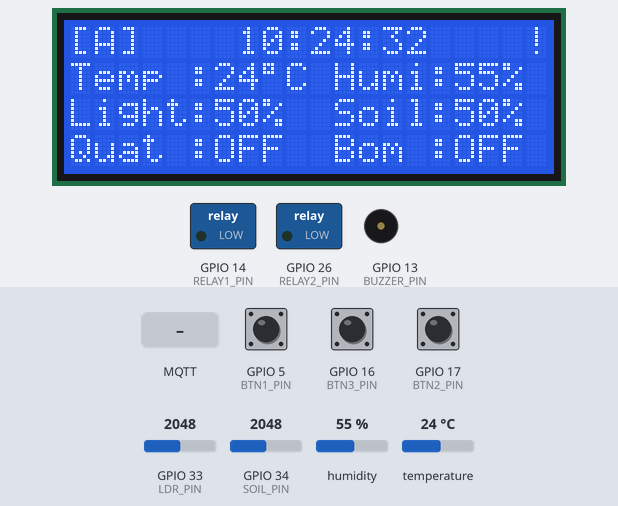
Bench run of a sketch on a simulated ESP32. Parts: 20×4 character LCD, switched loads named in the sketch (green lamp = pin HIGH), buzzer (waves = sounding). The test bench sets the inputs (shaded band); at power-on: GPIO 34 (SOIL_PIN) = 2048, temperature 24 °C, GPIO 5 (BTN1_PIN) HIGH, GPIO 16 (BTN3_PIN) HIGH, GPIO 17 (BTN2_PIN) HIGH, GPIO 33 (LDR_PIN) = 2048, humidity 55 %. WiFi joins after 1.5 s; servers stay silent unless stated; the local clock reads 2024-03-15 10:24:30 at power-on unless the sketch sets it; random numbers use the default seed unless the sketch sets one; no MQTT or app messages arrive unless stated.

Above: at 2.2 s.
2.3 s: GPIO 34 (SOIL_PIN) set to 1730
At 5.8 s:
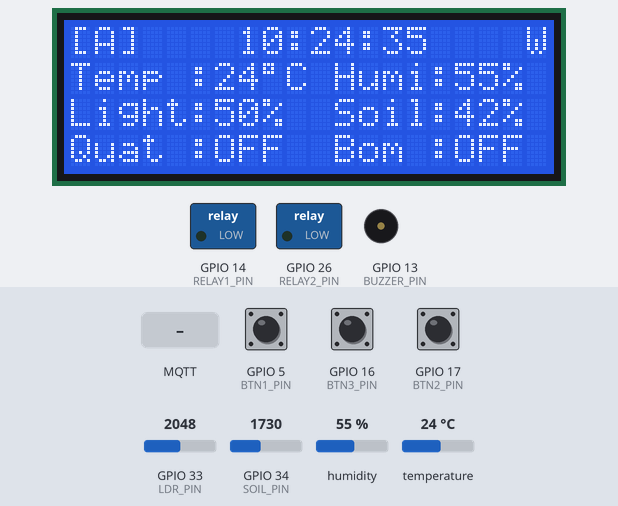
9.5 s: GPIO 34 (SOIL_PIN) set to 1609
At 10.8 s:
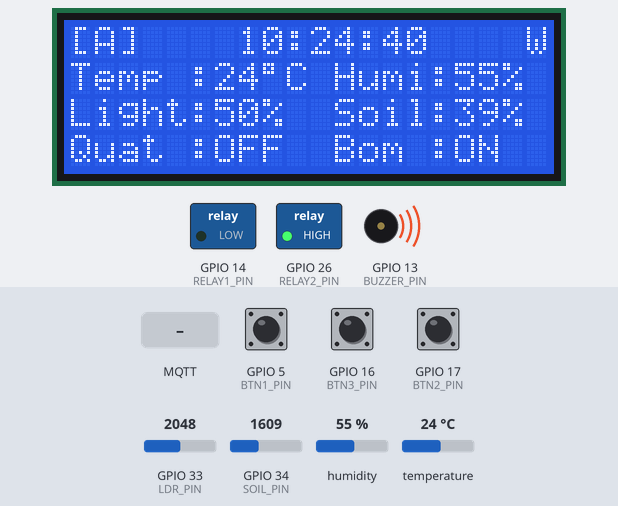
13.5 s: temperature set to 28 °C
At 15.8 s:
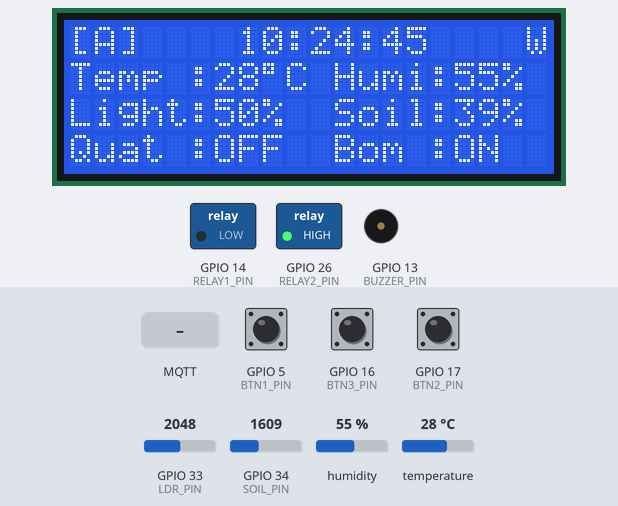
18.5 s: temperature set to 31 °C
At 23.8 s:
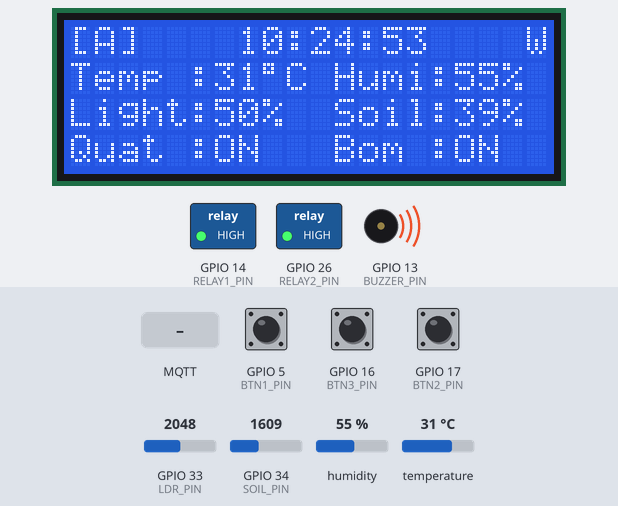
26.5 s: MQTT message "AUTO" arrives on the third subscribed topic
At 28.8 s:
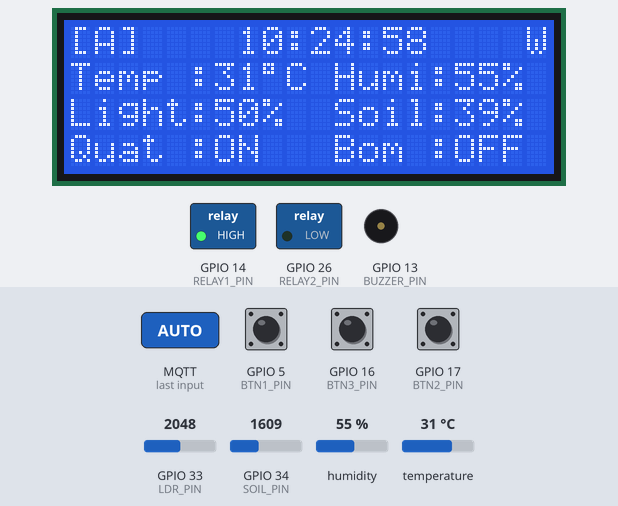
29.5 s: GPIO 5 (BTN1_PIN) pulled LOW for 0.15 s
At 30.0 s:
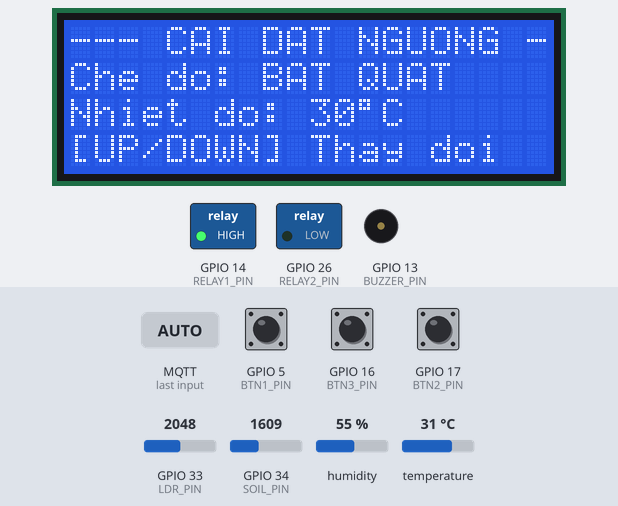
Timing chart, 0 to 32.2 s (numbered marks = the images above; inputs shaded):
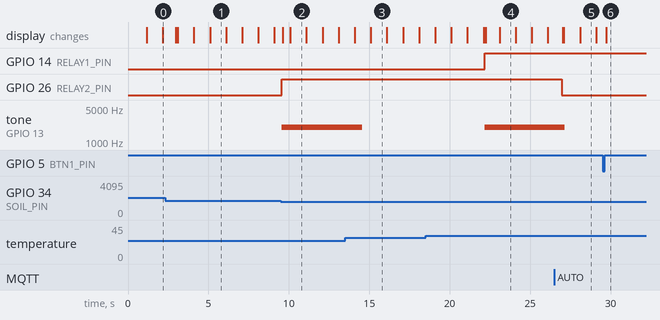

The sketch:

Tuoicay.ino
```cpp
#include <WiFi.h>
#include <Wire.h>
#include <LiquidCrystal_I2C.h>
#include <DHT.h>
#include <time.h>
#include <PubSubClient.h>

// --- CẤU HÌNH WIFI ---
const char* ssid = "nvthiets";
const char* password = "79831204@";

// --- CẤU HÌNH MQTT BROKER ---
const char* mqtt_server = "172.20.10.2";
const int mqtt_port = 1883;
WiFiClient espClient;
PubSubClient mqttClient(espClient);

unsigned long lastMqttReconnectAttempt = 0;
unsigned long lastWifiReconnectAttempt = 0; // Thêm biến đếm thời gian cho Wifi giống Thuycanh_IoT

// --- CẤU HÌNH THỜI GIAN ---
const char* ntpServer = "pool.ntp.org";
const long  gmtOffset_sec = 7 * 3600;
const int   daylightOffset_sec = 0;

// --- ĐỊNH NGHĨA CHÂN (PINS) ---
#define DHTPIN 32
#define DHTTYPE DHT11
#define LDR_PIN 33
#define SOIL_PIN 34
#define RELAY1_PIN 14
#define RELAY2_PIN 26
#define BUZZER_PIN 13
#define BTN1_PIN 5     // Nút MENU
#define BTN2_PIN 17    // Nút UP
#define BTN3_PIN 16    // Nút DOWN

DHT dht(DHTPIN, DHTTYPE);
LiquidCrystal_I2C lcd(0x27, 20, 4);

// --- BIẾN TOÀN CỤC ---
float currentTemp = 0, currentHum = 0;
int currentLight = 0, currentSoil = 0;

int tempThreshold = 30;
int soilThreshold = 40;

int menuMode = 0;
bool updateDisplay = true;
bool isAutoMode = true;

// Biến cho Còi báo
bool isBuzzerActive = false;
unsigned long buzzerStartTime = 0;
bool lastTempExceeded = false;
bool lastSoilExceeded = false;

unsigned long lastSensorRead = 0;
unsigned long lastFastSensorRead = 0;
unsigned long lastClockTick = 0;

void publishData(const char* timeStr);

// --- XỬ LÝ LỆNH TỪ MQTT ---
void mqttCallback(char* topic, byte* payload, unsigned int length) {
  String msg;
  for (int i = 0; i < length; i++) { msg += (char)payload[i]; }
  String topicStr = String(topic);

  if (topicStr == "smartfarm/control/mode") {
    if (msg == "AUTO") isAutoMode = true;
    else if (msg == "MANUAL") isAutoMode = false;
    updateDisplay = true;
    mqttClient.publish("smartfarm/status/mode", isAutoMode ? "AUTO" : "MANUAL");
  }

  if (topicStr == "smartfarm/control/threshold/temp") { tempThreshold = msg.toInt(); updateDisplay = true; }
  if (topicStr == "smartfarm/control/threshold/soil") { soilThreshold = msg.toInt(); updateDisplay = true; }

  if (!isAutoMode) {
    if (topicStr == "smartfarm/control/relay1") {
      digitalWrite(RELAY1_PIN, msg == "ON" ? HIGH : LOW);
      updateDisplay = true;
      mqttClient.publish("smartfarm/status/relay1", msg == "ON" ? "ON" : "OFF");
    }
    if (topicStr == "smartfarm/control/relay2") {
      digitalWrite(RELAY2_PIN, msg == "ON" ? HIGH : LOW);
      updateDisplay = true;
      mqttClient.publish("smartfarm/status/relay2", msg == "ON" ? "ON" : "OFF");
    }
  }
}

boolean reconnectMQTT() {
  String clientId = "ESP32_SmartFarm_";
  clientId += String(random(0, 1000));

  if (mqttClient.connect(clientId.c_str())) {
    mqttClient.subscribe("smartfarm/control/mode");
    mqttClient.subscribe("smartfarm/control/threshold/temp");
    mqttClient.subscribe("smartfarm/control/threshold/soil");
    mqttClient.subscribe("smartfarm/control/relay1");
    mqttClient.subscribe("smartfarm/control/relay2");
    mqttClient.publish("smartfarm/status/mode", isAutoMode ? "AUTO" : "MANUAL");
    return true;
  }
  return false;
}

// --- XỬ LÝ NÚT NHẤN (Tối ưu chống dội giống bản Thủy Canh) ---
void handleButtons() {
  unsigned long now = millis();
  static unsigned long btnMenuPressTime = 0;
  static bool isMenuPressed = false;
  static bool longPressHandled = false;
  static unsigned long lastDebounceTime = 0;

  if (digitalRead(BTN1_PIN) == LOW) {
    if ((now - lastDebounceTime) > 50) {
      if (!isMenuPressed) {
        isMenuPressed = true;
        btnMenuPressTime = now; longPressHandled = false;
      } else {
        if (!longPressHandled && (now - btnMenuPressTime >= 3000)) {
          isAutoMode = !isAutoMode;
          lcd.clear(); updateDisplay = true; longPressHandled = true;
          if (mqttClient.connected()) mqttClient.publish("smartfarm/status/mode", isAutoMode ? "AUTO" : "MANUAL");
        }
      }
    }
  } else {
    lastDebounceTime = now;
    if (isMenuPressed) {
      isMenuPressed = false;
      if (!longPressHandled) {
        menuMode++; if (menuMode > 2) menuMode = 0;
        lcd.clear(); updateDisplay = true;
      }
    }
  }

  static unsigned long lastBtnUp = 0;
  if (digitalRead(BTN2_PIN) == LOW && (now - lastBtnUp > 250)) {
    if (menuMode == 1) tempThreshold++;
    else if (menuMode == 2) soilThreshold++;
    else if (menuMode == 0 && !isAutoMode) {
      bool state = digitalRead(RELAY1_PIN);
      digitalWrite(RELAY1_PIN, !state);
      if (mqttClient.connected()) mqttClient.publish("smartfarm/status/relay1", !state ? "ON" : "OFF");
    }
    updateDisplay = true; lastBtnUp = now;
  }

  static unsigned long lastBtnDown = 0;
  if (digitalRead(BTN3_PIN) == LOW && (now - lastBtnDown > 250)) {
    if (menuMode == 1) tempThreshold--;
    else if (menuMode == 2) soilThreshold--;
    else if (menuMode == 0 && !isAutoMode) {
      bool state = digitalRead(RELAY2_PIN);
      digitalWrite(RELAY2_PIN, !state);
      if (mqttClient.connected()) mqttClient.publish("smartfarm/status/relay2", !state ? "ON" : "OFF");
    }
    updateDisplay = true; lastBtnDown = now;
  }
}

// --- ĐIỀU KHIỂN HỆ THỐNG ---
void controlSystem() {
  if (isAutoMode) {
    bool isTempHigh = (currentTemp >= tempThreshold && currentTemp != 0);
    bool isSoilDry = (currentSoil <= soilThreshold && currentSoil != 0);

    if (digitalRead(RELAY1_PIN) != isTempHigh) {
      digitalWrite(RELAY1_PIN, isTempHigh); updateDisplay = true;
    }
    if (digitalRead(RELAY2_PIN) != isSoilDry) {
      digitalWrite(RELAY2_PIN, isSoilDry); updateDisplay = true;
    }

    if ((isTempHigh && !lastTempExceeded) || (isSoilDry && !lastSoilExceeded)) {
      isBuzzerActive = true;
      buzzerStartTime = millis();
      ledcWrite(BUZZER_PIN, 5);
      if (mqttClient.connected()) mqttClient.publish("smartfarm/status/buzzer", "ON");
    }

    lastTempExceeded = isTempHigh;
    lastSoilExceeded = isSoilDry;
  }
}

// --- HIỂN THỊ LCD 20x4 ---
void drawLCD() {
  if (!updateDisplay) return;

  if (menuMode == 0) {
    char rowBuf[30];
    struct tm timeinfo;
    char timeStr[9] = "--:--:--";
    if (getLocalTime(&timeinfo, 10)) sprintf(timeStr, "%02d:%02d:%02d", timeinfo.tm_hour, timeinfo.tm_min, timeinfo.tm_sec);

    char modeChar = isAutoMode ? 'A' : 'M';
    char mqttChar = mqttClient.connected() ? 'W' : '!';
    sprintf(rowBuf, "[%c]    %s    %c", modeChar, timeStr, mqttChar);
    lcd.setCursor(0, 0); lcd.print(rowBuf);

    // Chuẩn bị biến giá trị (bỏ khoảng trắng ở đầu)
    char vT[6], vH[6], vL[6], vS[6];
    sprintf(vT, "%d%cC", (int)currentTemp, 223);
    sprintf(vH, "%d%%", (int)currentHum);
    sprintf(vL, "%d%%", currentLight);
    sprintf(vS, "%d%%", currentSoil);

    String stQ = digitalRead(RELAY1_PIN) ? "ON" : "OFF";
    String stB = digitalRead(RELAY2_PIN) ? "ON" : "OFF";

    // Dòng 1: Temp & Humi
    sprintf(rowBuf, "Temp :%-4s Humi:%-4s", vT, vH);
    lcd.setCursor(0, 1); lcd.print(rowBuf);

    // Dòng 2: Light & Soil
    sprintf(rowBuf, "Light:%-4s Soil:%-4s", vL, vS);
    lcd.setCursor(0, 2); lcd.print(rowBuf);

    // Dòng 3: Quạt & Bơm
    sprintf(rowBuf, "Quat :%-4s Bom :%-4s", stQ.c_str(), stB.c_str());
    lcd.setCursor(0, 3); lcd.print(rowBuf);
  }
  else if (menuMode == 1) {
    lcd.setCursor(0, 0); lcd.print("--- CAI DAT NGUONG -");
    lcd.setCursor(0, 1); lcd.print("Che do: BAT QUAT    ");
    lcd.setCursor(0, 2);
    lcd.print("Nhiet do: "); lcd.print(tempThreshold); lcd.write(223); lcd.print("C      ");
    lcd.setCursor(0, 3); lcd.print("[UP/DOWN] Thay doi  ");
  }
  else if (menuMode == 2) {
    lcd.setCursor(0, 0); lcd.print("--- CAI DAT NGUONG -");
    lcd.setCursor(0, 1); lcd.print("Che do: BAT BOM     ");
    lcd.setCursor(0, 2);
    lcd.print("Am dat  : "); lcd.print(soilThreshold); lcd.print("%       ");
    lcd.setCursor(0, 3); lcd.print("[UP/DOWN] Thay doi  ");
  }
  updateDisplay = false;
}

void setup() {
  Serial.begin(115200);
  pinMode(RELAY1_PIN, OUTPUT); pinMode(RELAY2_PIN, OUTPUT); pinMode(BUZZER_PIN, OUTPUT);
  pinMode(BTN1_PIN, INPUT_PULLUP); pinMode(BTN2_PIN, INPUT_PULLUP); pinMode(BTN3_PIN, INPUT_PULLUP);
  pinMode(LDR_PIN, INPUT); pinMode(SOIL_PIN, INPUT);

  ledcAttach(BUZZER_PIN, 2000, 8);

  lcd.init(); lcd.backlight();
  lcd.print("Khoi dong...");
  dht.begin();

  // Khởi tạo Wifi & Time nhưng không chặn hệ thống
  WiFi.begin(ssid, password);
  configTime(7 * 3600, 0, "210.245.0.11", "pool.ntp.org"); // IP NTP của FPT Việt Nam
  //configTime(gmtOffset_sec, daylightOffset_sec, ntpServer);

  mqttClient.setServer(mqtt_server, mqtt_port);
  mqttClient.setCallback(mqttCallback);

  delay(1000);
  lcd.clear(); // Xóa chữ khởi động để vào chương trình chính
}

void loop() {
  unsigned long now = millis();
  handleButtons();

  // --- XỬ LÝ KẾT NỐI WIFI & MQTT NON-BLOCKING ---
  if (WiFi.status() != WL_CONNECTED) {
    if (now - lastWifiReconnectAttempt > 10000) {
      lastWifiReconnectAttempt = now;
      WiFi.disconnect();
      WiFi.begin(ssid, password);
    }
  } else {
    if (!mqttClient.connected()) {
      if (now - lastMqttReconnectAttempt > 5000) {
        lastMqttReconnectAttempt = now;
        if (reconnectMQTT()) lastMqttReconnectAttempt = 0;
      }
    } else {
      mqttClient.loop();
    }
  }

  // Còi báo 5 giây
  if (isBuzzerActive && (now - buzzerStartTime >= 5000)) {
    isBuzzerActive = false;
    ledcWrite(BUZZER_PIN, 0);
    if (mqttClient.connected()) mqttClient.publish("smartfarm/status/buzzer", "OFF");
  }

  // Cập nhật đồng hồ mỗi giây
  if (now - lastClockTick >= 1000) {
    lastClockTick = now;
    if (menuMode == 0) updateDisplay = true;
  }

  // Đọc cảm biến Analog (nhanh hơn)
  if (now - lastFastSensorRead >= 600) {
    lastFastSensorRead = now;
    currentLight = map(analogRead(LDR_PIN), 0, 4095, 0, 100);
    currentSoil = map(analogRead(SOIL_PIN), 0, 4095, 0, 100);
    if (menuMode == 0) updateDisplay = true;
    controlSystem();
  }

  // Đọc DHT11 (2s/lần)
  if (now - lastSensorRead >= 2000) {
    lastSensorRead = now;
    float t = dht.readTemperature();
    float h = dht.readHumidity();

    if (!isnan(t) && !isnan(h)) {
      currentTemp = t;
      currentHum = h;

      struct tm timeinfo;
      char timeStr[9] = "00:00:00";
      if (getLocalTime(&timeinfo, 10)) sprintf(timeStr, "%02d:%02d:%02d", timeinfo.tm_hour, timeinfo.tm_min, timeinfo.tm_sec);
      if (mqttClient.connected()) publishData(timeStr);
    }
  }

  drawLCD();
}

// --- GỬI DỮ LIỆU LÊN MQTT ---
void publishData(const char* timeStr) {
  char payload[150];
  snprintf(payload, sizeof(payload), "{\"temp\":%.1f, \"hum\":%.1f, \"light\":%d, \"soil\":%d, \"time\":\"%s\"}", currentTemp, currentHum, currentLight, currentSoil, timeStr);
  mqttClient.publish("smartfarm/sensors", payload);
  mqttClient.publish("smartfarm/status/relay1", digitalRead(RELAY1_PIN) ? "ON" : "OFF");
  mqttClient.publish("smartfarm/status/relay2", digitalRead(RELAY2_PIN) ? "ON" : "OFF");

  char threshPayload[10];
  itoa(tempThreshold, threshPayload, 10);
  mqttClient.publish("smartfarm/status/threshold/temp", threshPayload);
  itoa(soilThreshold, threshPayload, 10);
  mqttClient.publish("smartfarm/status/threshold/soil", threshPayload);
}
```

Measured:
- the behaviour switches between 1679 and 1678 on GPIO 34 (SOIL_PIN) (found by bisection; images 1 and 2)
- the behaviour switches between 29 and 30 °C on temperature (found by bisection; images 3 and 4)
- after the input at 9.5 s, GPIO 26 (RELAY2_PIN): LOW → HIGH after 0.06 s; tone on GPIO 13 (BUZZER_PIN): silent → 2000 Hz after 0.06 s
- after the input at 18.5 s, GPIO 14 (RELAY1_PIN): LOW → HIGH after 3.7 s; tone on GPIO 13 (BUZZER_PIN): silent → 2000 Hz after 3.7 s
- after the input at 26.5 s, GPIO 26 (RELAY2_PIN): HIGH → LOW after 0.46 s
- what the display in image 2 shows lasts 1.0 s, from 10.1 s to 11.1 s
